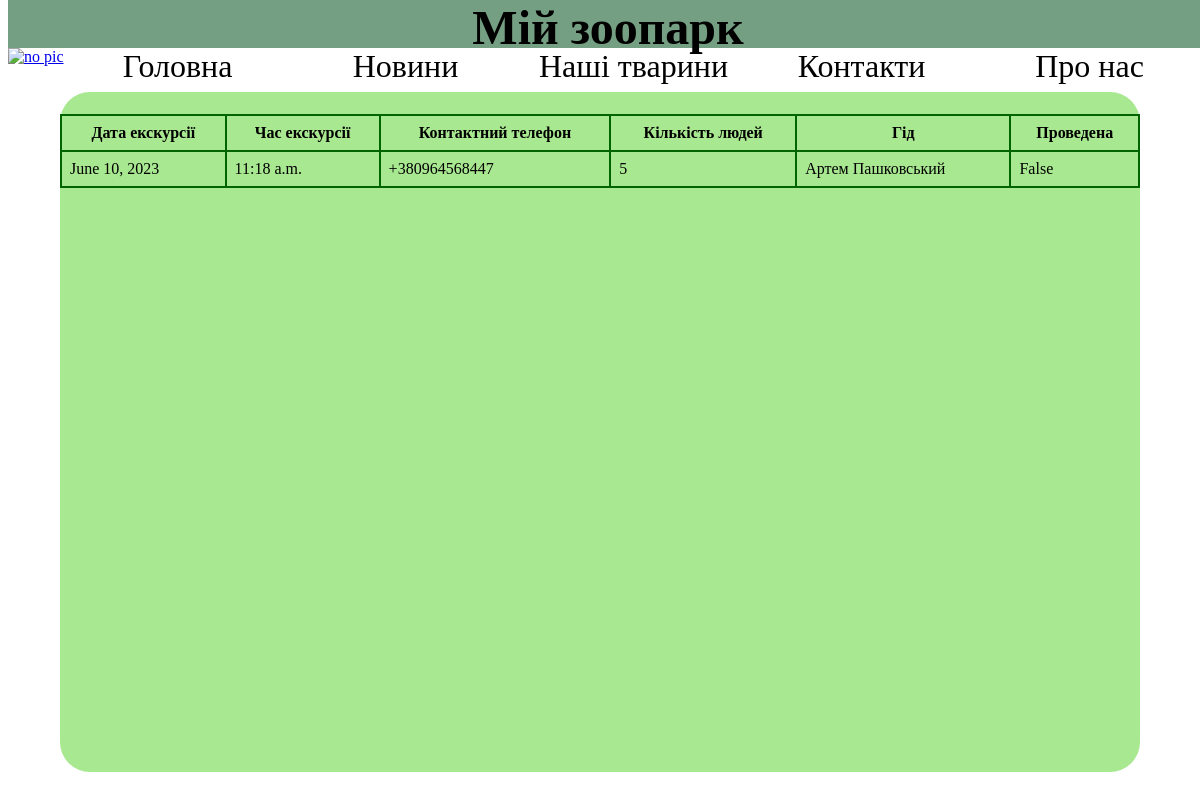
Page /zoo/excursion/9/ on the committed database.
### zoo/models.py (models this page shows, shortened)
class Excursions(models.Model):
    date = models.DateField('date')
    time = models.TimeField('time')
    phone = models.CharField('phone', max_length=250)
    name = models.CharField('name', max_length=250, default='')
    peopleAmount = models.IntegerField('amount of people')
    guide = models.ForeignKey(Account, on_delete=models.DO_NOTHING, null=True)
    isFinished = models.BooleanField(default=False)
    class Meta:
        verbose_name = 'Excursion'
        verbose_name_plural = 'Excursions'
        ordering = ['date']

class Account(models.Model):
    user = models.OneToOneField(User, null=False, on_delete=models.CASCADE)
    phone = models.CharField('phone', max_length=250)
    def __str__(self):
        return f'{self.user.first_name} {self.user.last_name}'

### zoo/views.py (the view)
# urls.py: path('excursion/<int:id>/', views.getExcursion, name="excursion"),
def getExcursion(request, id):
    global excursion
    for item in Excursions.objects.all():
        if item.id == id:
            excursion = item
    return render(request, 'excursionDetail.html', {'excursion': excursion})

### templates/excursionDetail.html (shortened to what this page needs)
<!DOCTYPE html>
<html lang="en">
{% load static %}
<head>
    <link href="{% static "CSS/zooStyles.css" %}" rel="stylesheet">
</head>
<body>
<div class="siteName"><a>Мій зоопарк</a></div>
<nav>
    <a href="/zoo"><img src="{% static "Images/zooImg.jpg" %}" alt="no pic"></a>
    <div class="upperRadius"><a href="/zoo" class="navbarTextLink firstLevelLink"> Головна </a>
    </div>
    <div class="upperRadius downRadius"><a href="/zoo/news" class="navbarTextLink firstLevelLink"> Новини </a></div>
    <div class="upperRadius downRadius"><a href="" class="navbarTextLink firstLevelLink"> Наші тварини </a></div>
    <div class="upperRadius downRadius"><a href="" class="navbarTextLink firstLevelLink"> Контакти </a></div>
    <div class="upperRadius downRadius"><a href="" class="navbarTextLink firstLevelLink"> Про нас </a></div>
</nav>
<div class="textContainer">
    <table>
        <thead>
        <tr>
            <th>Дата екскурсії</th>
            <th>Час екскурсії</th>
            <th>Контактний телефон</th>
            <th>Кількість людей</th>
            <th>Гід</th>
            <th>Проведена</th>
        </tr>
        </thead>
        <tbody>
        <tr>
            <td>{{ excursion.date }}</td>
            <td>{{ excursion.time }}</td>
            <td>{{ excursion.phone }}</td>
            <td>{{ excursion.peopleAmount }}</td>
            <td>{{ excursion.guide }}</td>
            <td>{{ excursion.isFinished }}</td>
        </tr>
        </tbody>
    </table>
</div>
</body>
</html>

### zoo/static/CSS/zooStyles.css (style rules this page uses)
body { background-image: url(../Images/backgroundForBody.jpg); background-repeat: no-repeat; background-position: center center; background-attachment: fixed; background-size: cover; }
.siteName { font-size: 300%; top: 0; height: 6%; width: 100%; position: fixed; z-index: 2; background-color: #749F82; text-align: center; font-weight: bold; }
nav { display: flex; flex-direction: row; height: 5%; min-height: 40px; width: 100%; position: fixed; top: 6%; z-index: 2; background-color: transparent; }
nav > div { width: 19%; text-align: center; }
nav img { display: block; width: 100%; height: 100%; flex-shrink: 0; }
.navbarTextLink { color: black; text-decoration: none; }
.firstLevelLink { font-size: 200%; }
.upperRadius { border-top-right-radius: 15px; border-top-left-radius: 15px }
.downRadius { border-bottom-right-radius: 15px; border-bottom-left-radius: 15px }
.textContainer { position: absolute; margin-top: 7%; width: 90%; min-height: 85%; border-radius: 30px; left: 5%; background-color: #A8E890; }
table { width: 100%; margin-top: 2%; border-collapse: collapse; }
td, th { border: 2px solid darkgreen; padding: 8px; }

### rows in the picture
Excursions: date "June 10, 2023", time "11:18 a.m.", phone "+380964568447", peopleAmount "5", guide "Артем Пашковський", isFinished "False"
